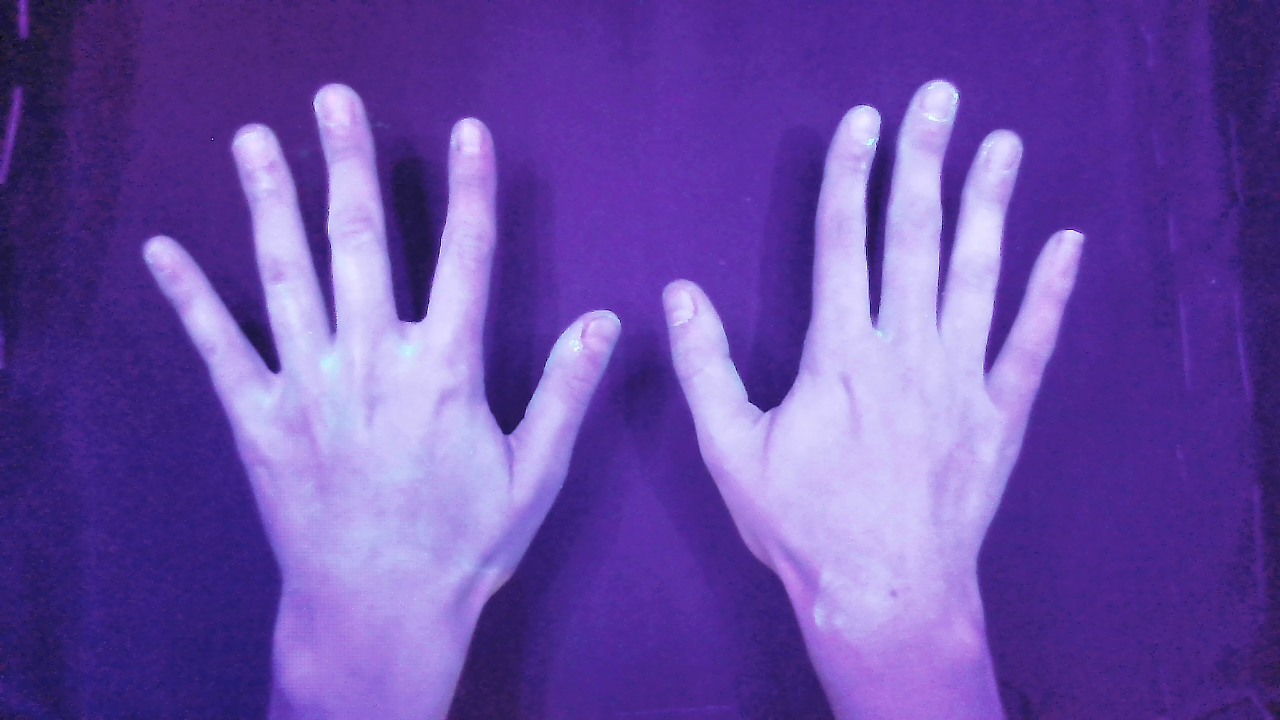
#> input picture Processing/Bank/Imgs/hand_test_102.png, 1280 x 720 px, given in place of hand_test_510.png, which was not available
$ python test.py
#> lines starting #> are read from the running program, lines starting #| are printed output that depends on the picture; after the words box and inside, x2 and y2 are one past the last pixel; in counts of white or black regions, pixels touching at a corner belong together
import cv2 as cv
import numpy as np
import matplotlib.pyplot as plt

i = 510

def path(i):
    return f'Processing/Bank/Imgs/hand_test_{i}.png'

def createImg(i, hide=True, resized=False):
#> called with i = 510, hide = True, resized = True
    img = cv.imread(path(i))
#> img is the input picture: shape (720, 1280, 3); mean B, G, R 167.1, 76.7, 105.8
    if not resized:
        w = int(1280/3)
        h = int(720/3)
        img = cv.resize(img, (w,h))
    if not hide: cv.imshow(f'Original {i}', resized)
    return img

img = createImg(i, hide=True, resized=True)
img_blur = cv.blur(img, (2,2))

edges = cv.Canny(img_blur, 130, 255)
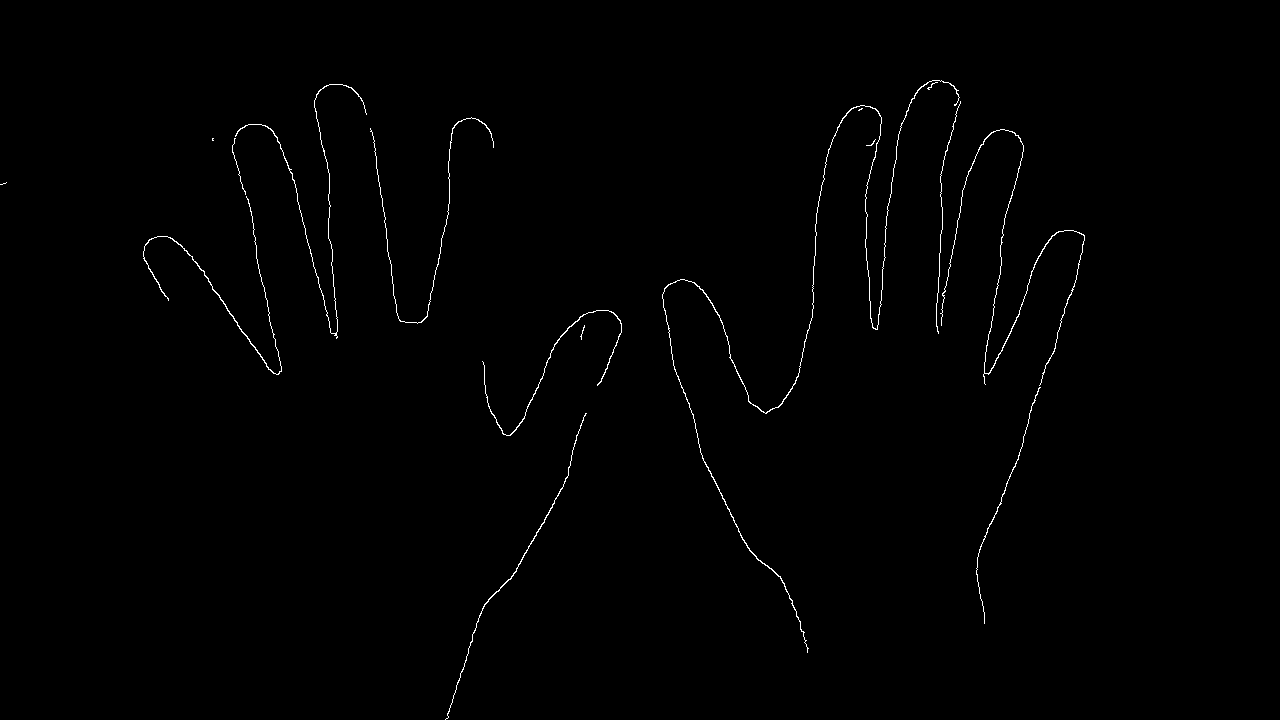
#> edges: shape (720, 1280); 0.61% white in thin lines or dots, all inside (x1, y1, x2, y2) = (0, 80, 1085, 720)
# Display Canny Edge Detection Image
cv.imshow('Canny Edge Detection', edges)
cv.waitKey(0)

cv.waitKey(0) & 0xFF=='q'
cv.destroyAllWindows()

$ run again, on Processing/Bank/Imgs/hand_test_509.png
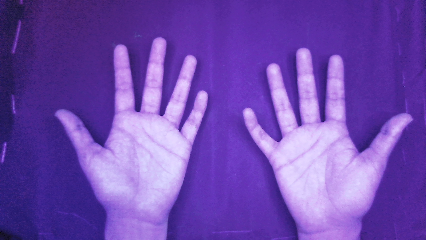
#> input picture Processing/Bank/Imgs/hand_test_509.png, 426 x 240 px, given in place of hand_test_510.png, which was not available
#> in createImg, img is the input picture: shape (240, 426, 3); mean B, G, R 176, 75.2, 112.5
#> `edges = cv.Canny(img_blur, 130, 255)`:
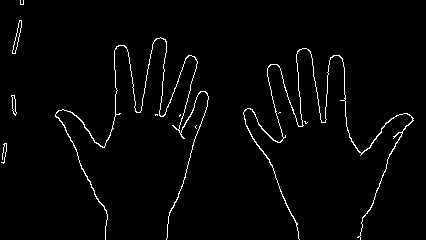
#> edges: shape (240, 426); 2.2% white in thin lines or dots

$ run again, on Processing/Bank/Imgs/hand_test_632.png
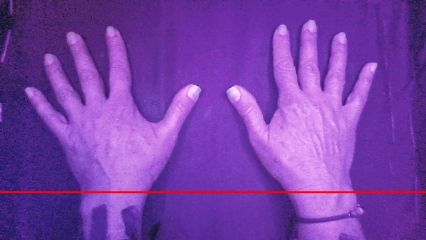
#> input picture Processing/Bank/Imgs/hand_test_632.png, 426 x 240 px, given in place of hand_test_510.png, which was not available
#> in createImg, img is the input picture: shape (240, 426, 3); mean B, G, R 169.3, 64, 121.6
#> `edges = cv.Canny(img_blur, 130, 255)`:
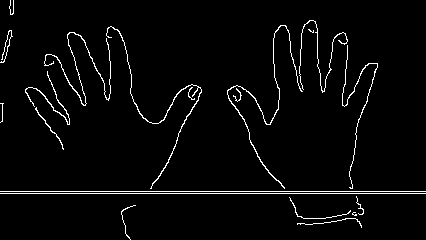
#> edges: shape (240, 426); 3.2% white in thin lines or dots

$ run again, on Processing/Bank/Imgs/hand_test_74.png
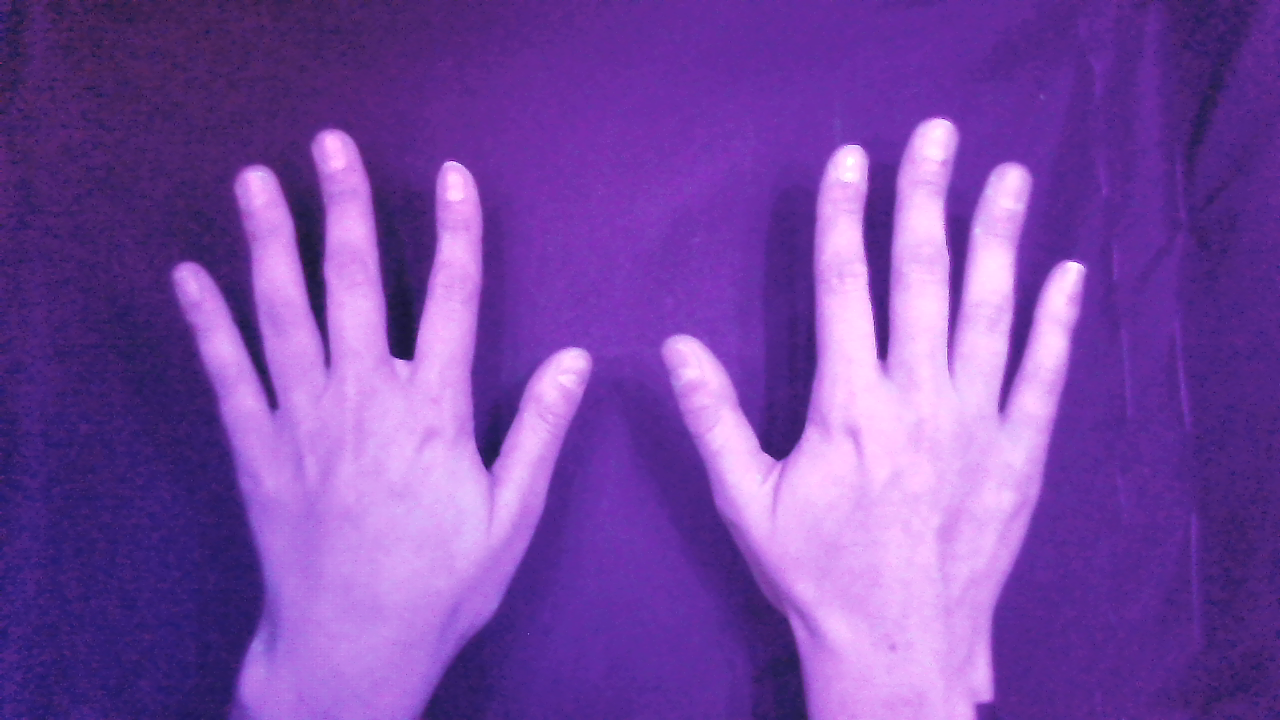
#> input picture Processing/Bank/Imgs/hand_test_74.png, 1280 x 720 px, given in place of hand_test_510.png, which was not available
#> in createImg, img is the input picture: shape (720, 1280, 3); mean B, G, R 166.9, 72.4, 121.5
#> `edges = cv.Canny(img_blur, 130, 255)`:
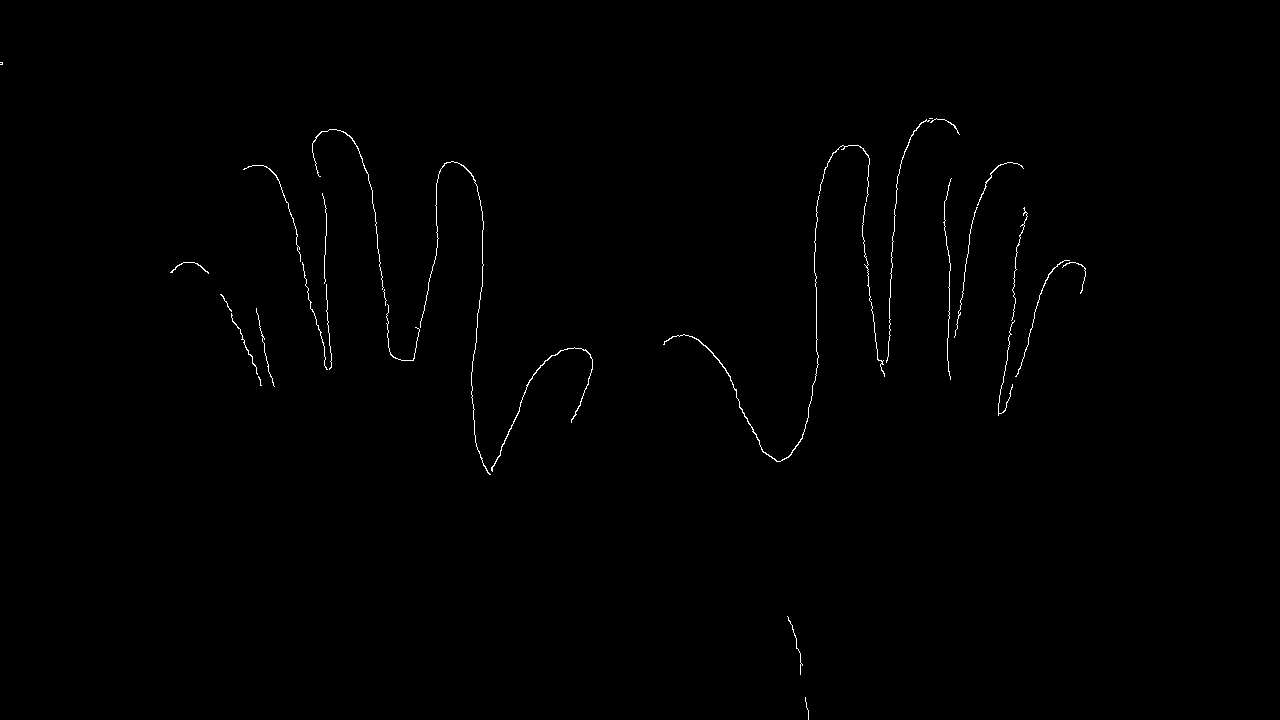
#> edges: shape (720, 1280); 0.45% white in thin lines or dots, all inside (x1, y1, x2, y2) = (0, 62, 1086, 720)
